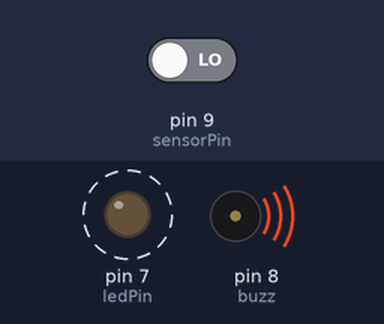
This sketch was run on a simulated Arduino Uno, built with avr-gcc and run on an emulated ATmega328P. On the bench: output pins drawn as LEDs (lit = HIGH), buzzer (waves = sounding). Dashed ring = blinking. The test bench sets the inputs (shaded band); at power-on: pin 9 (sensorPin) LOW.

Above: at 1.2 s.
1.3 s: pin 9 (sensorPin) driven HIGH
At 2.1 s:
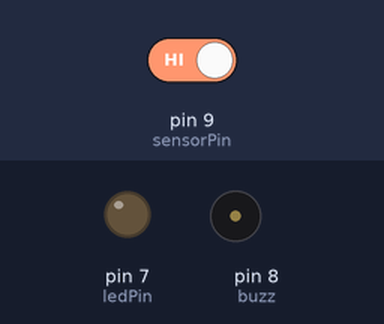
2.8 s: pin 9 (sensorPin) driven LOW
At 2.96 s:
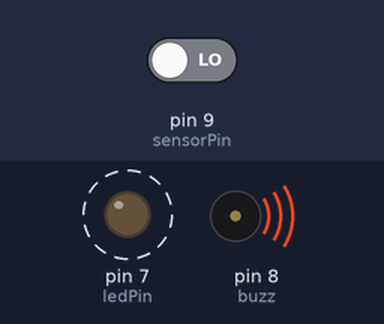
Timing chart, 0 to 11.8 s (numbered marks = the images above; inputs shaded):
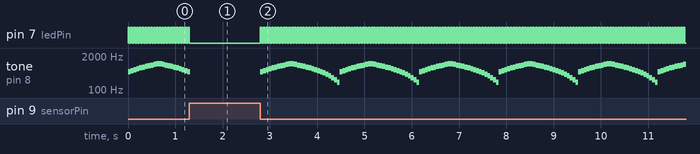

Measured:
- after the input at 1.3 s, pin 7 (ledPin): stops changing and stays LOW
- after the input at 2.8 s, pin 7 (ledPin): alternates HIGH for 0.03 s and LOW for 0.03 s, starting at once; tone on pin 8 (buzz): plays 500 Hz for 0.06 s, 550 Hz for 0.06 s, 600 Hz for 0.06 s, 650 Hz for 0.06 s, 700 Hz for 0.06 s, 750 Hz for 0.06 s … (145 notes in this stretch), starting at once
- by itself, pin 7 (ledPin): alternates HIGH for 0.03 s and LOW for 0.03 s

The sketch:

sensorVibracionSirena.ino
```cpp
const int sensorPin = 9;   // Pin del sensor
int buzz = 8;              // Pin del buzzer
int ledPin = 7;            // Pin del LED rojo

void setup() {
  Serial.begin(9600);
  pinMode(sensorPin, INPUT);
  pinMode(buzz, OUTPUT);
  pinMode(ledPin, OUTPUT);
}

void loop() {
  int valor = digitalRead(sensorPin);

  if (valor == HIGH) {
    // Estado normal: todo apagado
    digitalWrite(ledPin, LOW);
    noTone(buzz);
  } else {
    // Movimiento detectado: activar sirena
    sirena();
  }
}

// Función que genera el efecto de sirena mientras haya vibración
void sirena() {
  // Subida de frecuencia
  for (int freq = 500; freq <= 1000; freq += 50) {
    tone(buzz, freq);
    digitalWrite(ledPin, HIGH);
    delay(30);
    digitalWrite(ledPin, LOW);
    delay(30);

    // Si el sensor deja de detectar, salir inmediatamente
    if (digitalRead(sensorPin) == HIGH) {
      noTone(buzz);
      digitalWrite(ledPin, LOW);
      return;
    }
  }

  // Bajada de frecuencia
  for (int freq = 1000; freq >= 200; freq -= 50) {
    tone(buzz, freq);
    digitalWrite(ledPin, HIGH);
    delay(30);
    digitalWrite(ledPin, LOW);
    delay(30);

    // Si el sensor deja de detectar, salir inmediatamente
    if (digitalRead(sensorPin) == HIGH) {
      noTone(buzz);
      digitalWrite(ledPin, LOW);
      return;
    }
  }
}
```
